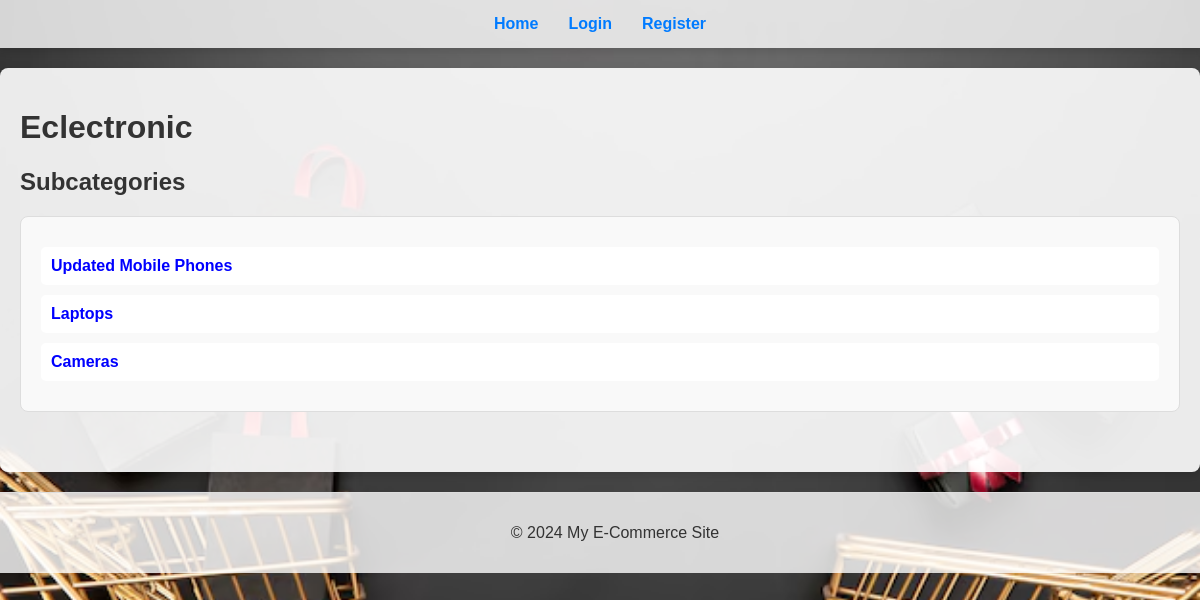
Page /category/1/ on the committed database.
### store/models.py (models this page shows, shortened)
class Category(models.Model):
    name = models.CharField(max_length=100, blank=True)
    parent_category = models.ForeignKey(
        'self',
        null=True,
        blank=True,
        related_name='subcategories',
        on_delete=models.CASCADE
    )

### store/views.py (the view)
# urls.py: path('category/<int:category_id>/', views.category_detail, name='category_detail'),
def category_detail(request, category_id):
    category = get_object_or_404(Category, id=category_id)
    subcategories = category.subcategories.all()
    products = Product.objects.filter(category=category)
    return render(request, 'store/category_detail.html', {
        'category': category,
        'subcategories': subcategories,
        'products': products
    })

### store/templates/store/category_detail.html (shortened to what this page needs)
{% extends 'store/base.html' %}
{% block content %}
    <h1>{{ category.name }}</h1>
    <h2>Subcategories</h2>
    <div class="subcategory-list">
        <ul>
            {% for subcategory in category.subcategories.all %}
            <li>
                <a href="{% url 'subcategory_detail' subcategory.id %}">{{ subcategory.name }}</a>
            </li>
            {% empty %}
                <li>No subcategories available.</li>
            {% endfor %}
        </ul>
    </div>
{% endblock %}

### static/store/style.css (style rules this page uses)
body { font-family: Arial, sans-serif; background: url('../images/background.jpg') no-repeat center center fixed; background-size: cover; color: #333; margin: 0; padding: 0; }

### store/templates/store/category_detail.html (style rules this page uses)
.subcategory-list { padding: 20px; background-color: #f9f9f9; border: 1px solid #ddd; border-radius: 8px; }
.subcategory-list ul { list-style: none; padding: 0; margin: 0; }
.subcategory-list li { margin: 10px 0; }
.subcategory-list a { text-decoration: none; background-color: white; color: blue; font-weight: bold; font-size: 16px; transition: color 0.3s, background-color 0.3s; padding: 10px; display: block; border-radius: 5px; }

### rows in the picture
Category: name "Eclectronic"
Category: name "Updated Mobile Phones"
Category: name "Laptops"
Category: name "Cameras"
